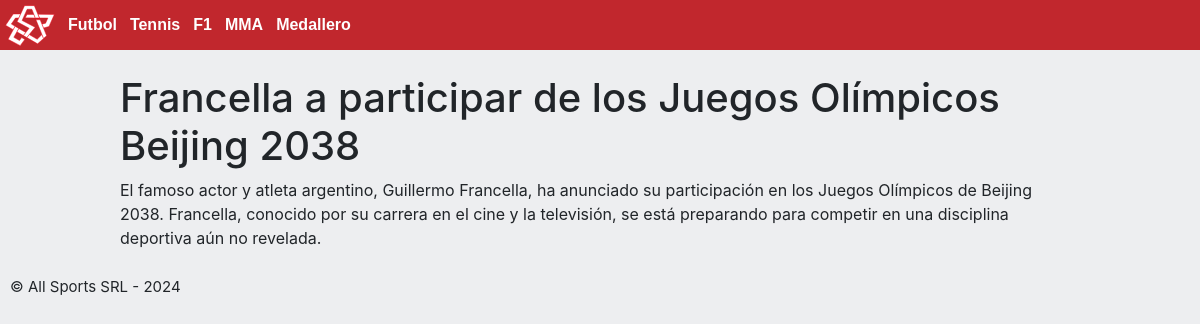
Page /noticia.php?id=10 on the committed database.
### tables this page shows
CREATE TABLE `noticias` (
  `idnoticias` int NOT NULL,
  `img` varchar(45) DEFAULT NULL,
  `titulo` varchar(450) DEFAULT NULL,
  `nbody` varchar(1638) DEFAULT NULL,
  PRIMARY KEY (`idnoticias`)
);

### noticia.php (the view, shortened to what this page needs)
<?php
    $servername = "127.0.0.1";
    $database = "AllSports";
    $username = "alumno";
    $password = "alumnoipm";
    $conexion = mysqli_connect($servername, $username, $password, $database);
    ?>
<!DOCTYPE html>
<html lang="en">
<head>
  <link rel="stylesheet" href="https://cdn.jsdelivr.net/npm/bootstrap@4.4.1/dist/css/bootstrap.min.css"
>
  <link rel="stylesheet" href="css/style.css">
</head>
<body>
<header>
    <a href="/index.php"><img src="img/logo.svg" alt="logo"></a>
    <div class="menunav1">
      <div class="divlink futbolm"><p>Futbol</p></div>
      <div class="divlink tenism"><p>Tennis</p></div>
      <div class="divlink f1m"><p>F1</p></div>
      <div class="divlink mmam"><p>MMA</p></div>
      <div class="divlink"><p>Medallero</p></div>
    </div>
  </header>
  <?php
        $id = $_GET["id"];
        $resp = mysqli_query($conexion,"select img, titulo, nbody from noticias where idnoticias=$id;");
        while($res=mysqli_fetch_assoc($resp)){
            ?>
    <div class="headernoti">
        <div class="notimg"><img src="img/noticias/<?php echo $res['img']?>" alt=""></div>
        <h1><?php echo $res['titulo']?></h1>
        <p><?php echo $res['nbody']?></p>
    </div>
    <?php
        }
        ?>
    <footer>
    <p>&copy; All Sports SRL - 2024</p>
  </footer>
</body>
</html>

### css/style.css (style rules this page uses)
* { padding: 0; margin: 0; }
:root { --b: #000; --w: #FFF; --r: #c1272dff; --h: #911d21; --bg: #edeef0; --bg2: #b3b3b3; --bgt: #f9f9fb; }
body { background-color: var(--bg); }
header { background-color: var(--r); display: flex; justify-content: left; align-items: center; }
header img { width: 50px; height: 50px; }
header a { font-family: Verdana, Geneva, Tahoma, sans-serif; font-weight: 550; text-decoration: none; color: var(--w); padding-left: 5px; padding-right: 5px; }
footer { height: 20px; font-size: 15px; display: flex; justify-content: start; align-items: baseline; }
footer p { padding: 10px; }
.headernoti { width: 100%; }
.notimg { width: 100%; }
.menunav1 { display: none; }
.menunav3 a, .menunav3 p, .menunav1 p { font-family: Verdana, Geneva, Tahoma, sans-serif; font-weight: 550; text-decoration: none; color: var(--w); padding-left: 2px; padding-right: 5px; margin-bottom: 0; }
@media (min-width: 500px) { .headernoti { width: 80%; margin: auto; } }
@media (min-width: 500px) { header div { display: flex; align-items: center; height: 50px; padding-left: 3px; padding-right: 3px; display: flexbox; } }
@media (min-width: 500px) { .menunav1 { display: flex; } }
@media (min-width: 700px) { .notimg { width: 75%; margin: auto; } }

### rows in the picture
noticias: titulo "Francella a participar de los Juegos Olímpicos Beijing 2038", nbody "El famoso actor y atleta argentino, Guillermo Francella, ha anunciado su participación en los Juegos Olímpicos de Beijing 2038. Francella, conocido por su carrera en el cine y la televisión, se está preparando para competir en una disciplina deportiva aún no revelada."
